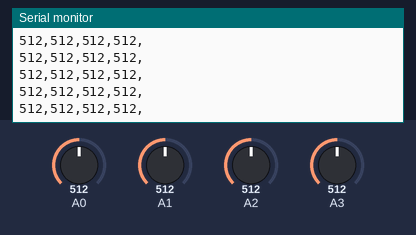
A sketch run on a simulated Arduino Uno, built with avr-gcc and run on an emulated ATmega328P. On the bench: the last lines printed to the serial monitor. The inputs (shaded band) are chosen by the test bench; at power-on: A0 = 512, A1 = 512, A2 = 512, A3 = 512.

Above: at 1.2 s.
1.3 s: A0 set to 716
At 1.9 s:
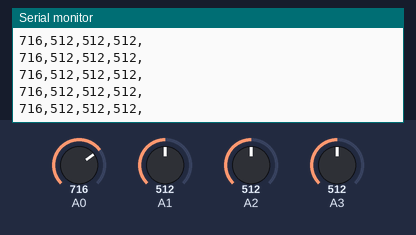
2.8 s: A1 set to 716
At 3.5 s:
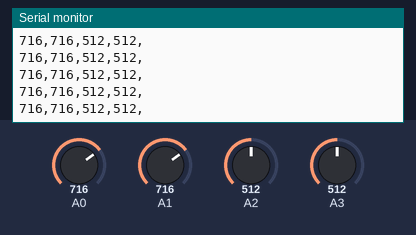
4.3 s: A2 set to 716
At 5.0 s:
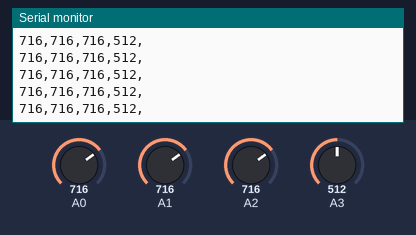
7.3 s: A3 set to 716
At 8.2 s:
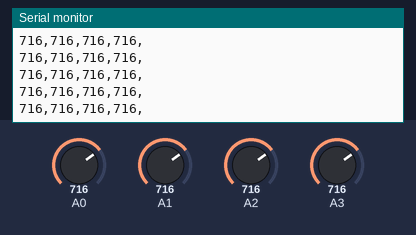
8.8 s: A0 set to 992
At 9.5 s:
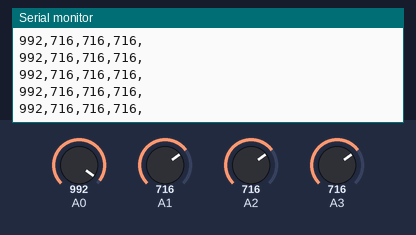
10.3 s: A1 set to 992
At 11.2 s:
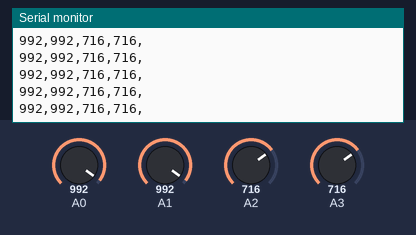
Timing chart, 0 to 12.8 s (numbered marks = the images above; inputs shaded):
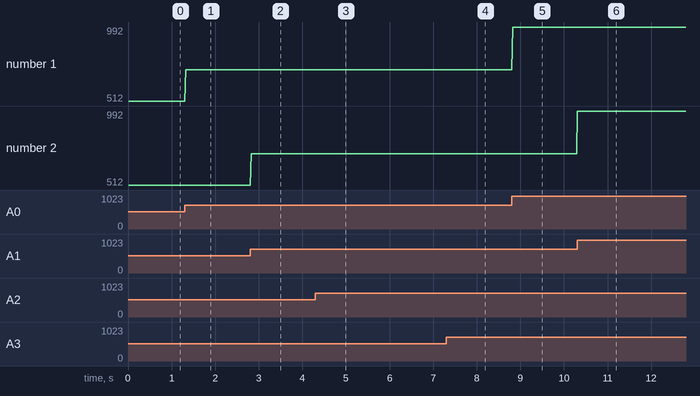

Measured:
- after the input at 1.3 s, the serial monitor: prints a new line at once (image 1)
- after the input at 2.8 s, the serial monitor: prints a new line at once (image 2)
- after the input at 4.3 s, the serial monitor: prints a new line at once (image 3)
- after the input at 7.3 s, the serial monitor: prints a new line at once (image 4)
- after the input at 8.8 s, the serial monitor: prints a new line at once (image 5)
- after the input at 10.3 s, the serial monitor: prints a new line at once (image 6)
- plotted number 1: 512 → 716 after the input at 1.3 s, 716 → 992 after the input at 8.8 s

The sketch:

sketch_3dmouse.ino
```cpp
void setup() {
  Serial.begin(115200);
  // Настройка пинов для более точного чтения
  analogReference(DEFAULT);
}

void loop() {
  // Чтение осей с фильтрацией шумов
  int lx = filteredRead(A0);
  int ly = filteredRead(A1);
  int rx = filteredRead(A2);
  int ry = filteredRead(A3);

  // Формат: LX,LY,RX,RY\n
  Serial.print(lx); Serial.print(",");
  Serial.print(ly); Serial.print(",");
  Serial.print(rx); Serial.print(",");
  Serial.print(ry); Serial.println(",");

  delay(8); // Оптимальная задержка
}

// Функция для сглаживания значений
int filteredRead(int pin) {
  int sum = 0;
  for (int i = 0; i < 3; i++) {
    sum += analogRead(pin);
    delay(1);
  }
  return sum / 3;
}
```
